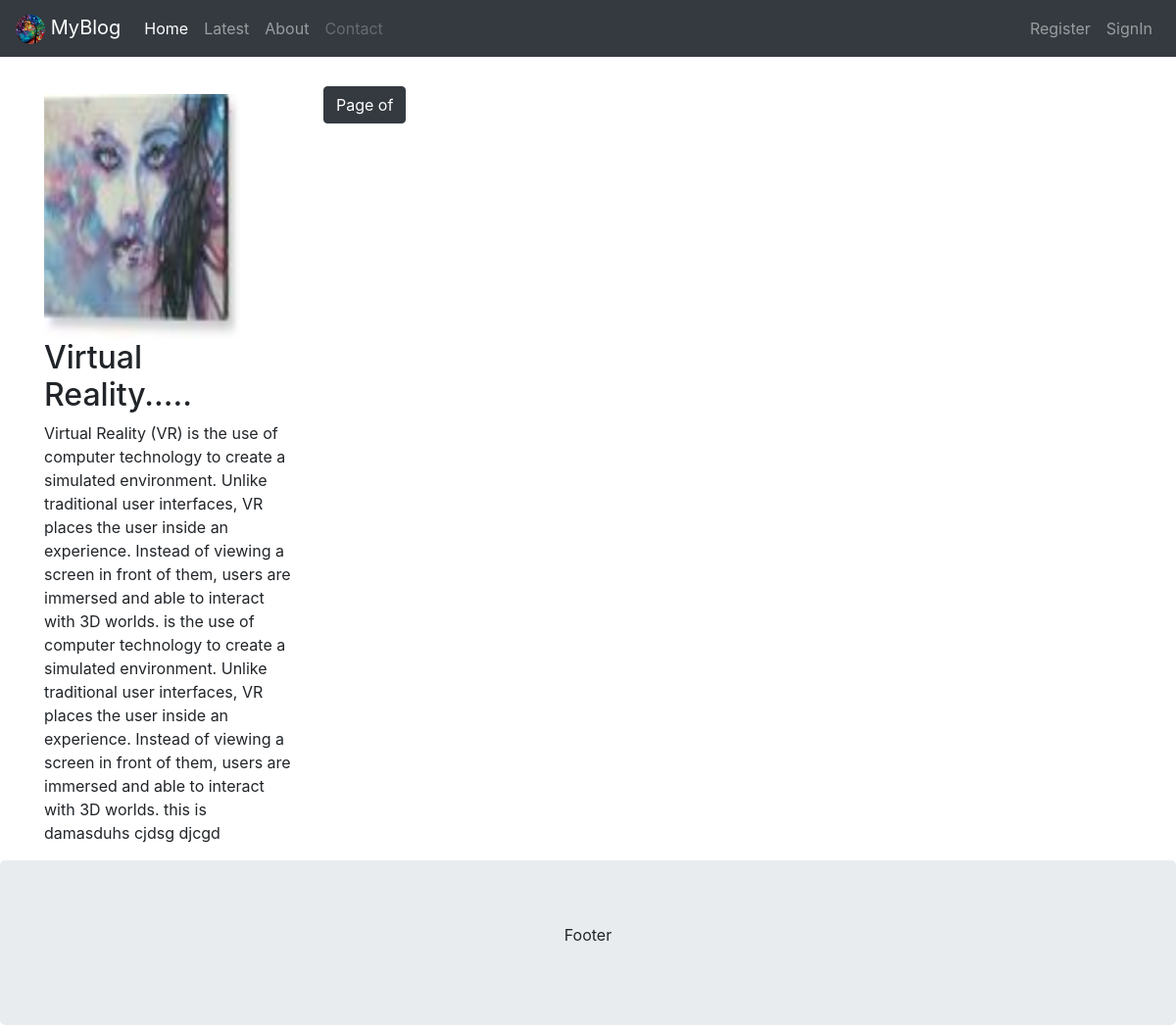
Before: /post/userprofile/1/ with the older database file.
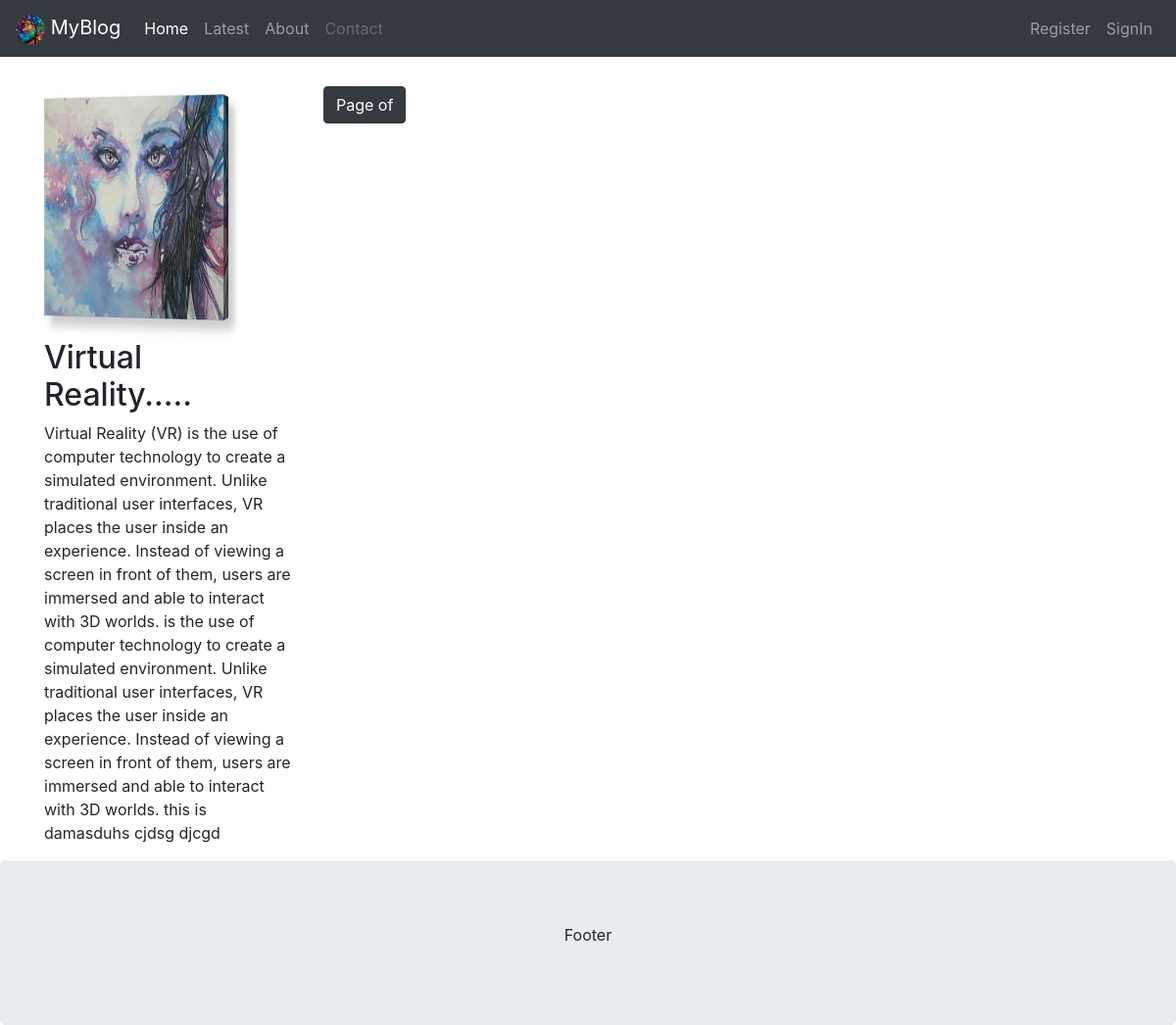
After: the same page with the newer database file.
### Blog/models.py (models this page shows, shortened)
class Post(models.Model):
    title=models.CharField(max_length=50)
    sub_title=models.CharField(default="This is the subtitle of the post ",max_length=150)
    attractiv_lines=models.TextField(default="This is attractive lines that attract the people ",max_length=1000)
    content=models.TextField(max_length=4000)
    date_posted=models.DateTimeField(default=timezone.now)
    blog_image=models.ImageField(default='profile_icon.png',upload_to='profile_pics')
    blog_image_1=models.ImageField(default='default.jpg',upload_to='media/blog_pics')
    author =models.ForeignKey(User,on_delete=models.CASCADE)   #this for if we delete the user the post will also deleted and not vice versa

### users/models.py (models this page shows, shortened)
class Profile(models.Model):
    user=models.OneToOneField(User,on_delete=models.CASCADE)
    image=models.ImageField(default='profile_icon.png',upload_to='profile_pics')

### Blog/views.py (the view)
# urls.py: path('post/userprofile/<int:pk>/',PostDetailViewForProfile.as_view(),name='post-userprofile'),
class PostDetailViewForProfile(DetailView):
    model=Post
    template_name = 'blog/user_post.html'

### Blog/templates/Blog/user_post.html (shortened to what this page needs)
{% extends 'Blog/base.html'%}
{% load static %}
{% block body %}
  <link rel="stylesheet" href="https://maxcdn.bootstrapcdn.com/bootstrap/4.4.1/css/bootstrap.min.css">
<div class="container" style="margin-top:30px">
  <div class="row">
    <div class="col-sm-3">
      <img class="profileimg" src="{{ object.author.profile.image.url }}">
         <h2 class="'article-title">{{ object.title }}</h2>
            <p class="article-content">{{ object.content }}</p>
    </div>
      <div class="col-sm-7">
      <div class="pagination">
            <span class="step-links">
                <span class="btn btn-dark mb-4">
                    Page {{ page_obj.number }} of {{ page_obj.paginator.num_pages }}
                </span>
            </span>
     </div>
     </div>
    <br>
       </div>
</div>
<div class="jumbotron text-center" style="margin-bottom:0">
  <p>Footer</p>
</div>
{% endblock %}

Changed rows visible on the page:
changed through a linked row, Post "Virtual Reality.....": author.profile.image: a different picture
